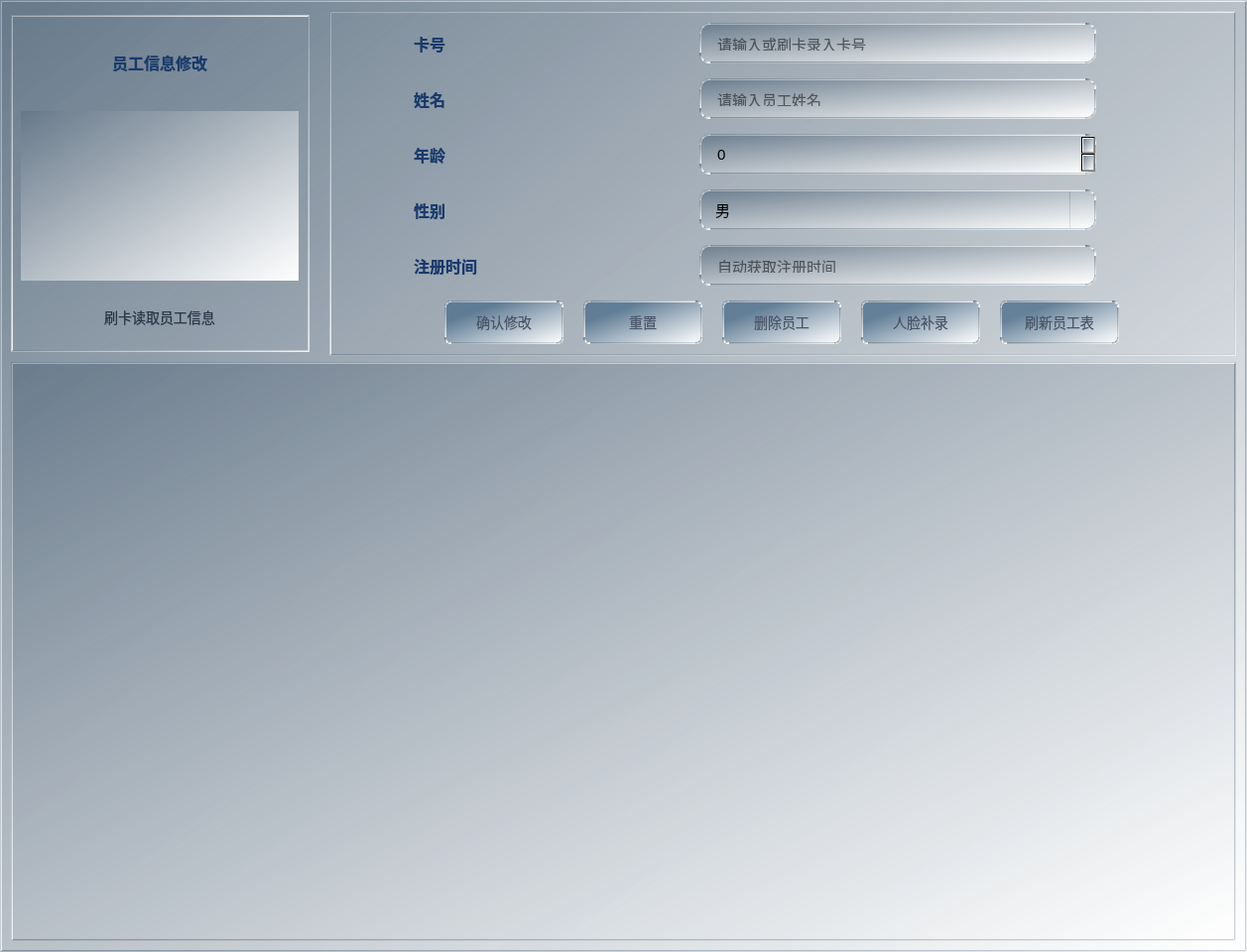
<?xml version="1.0" encoding="UTF-8"?>
<ui version="4.0">
 <class>UserModifyWidget</class>
 <widget class="QWidget" name="UserModifyWidget">
  <property name="geometry">
   <rect>
    <x>0</x>
    <y>0</y>
    <width>1257</width>
    <height>960</height>
   </rect>
  </property>
  <property name="windowTitle">
   <string>Form</string>
  </property>
  <property name="styleSheet">
   <string notr="true">QWidget {
    font-family: &quot;Microsoft YaHei&quot;, &quot;微软雅黑&quot;, &quot;PingFang SC&quot;, sans-serif;
    font-size: 14px;
    color: #2D3748;
	border: 2px solid qlineargradient(spread:pad, x1:0, y1:0, x2:1, y2:1, stop:0 rgba(100, 118, 135, 217), stop:1 rgba(255, 255, 255, 255));
}
QWidget#UserModifyWidget{
    background: qlineargradient(spread:pad, x1:0, y1:0, x2:1, y2:1, stop:0 rgba(100, 118, 135, 217), stop:1 rgba(255, 255, 255, 255));
}</string>
  </property>
  <layout class="QGridLayout" name="gridLayout">
   <item row="0" column="0">
    <layout class="QHBoxLayout" name="topHorizontalLayout">
     <property name="spacing">
      <number>20</number>
     </property>
     <item>
      <widget class="QFrame" name="cardFrame">
       <property name="minimumSize">
        <size>
         <width>301</width>
         <height>340</height>
        </size>
       </property>
       <property name="maximumSize">
        <size>
         <width>301</width>
         <height>340</height>
        </size>
       </property>
       <property name="styleSheet">
        <string notr="true">QFrame#cardFrame{
    background: transparent;
    border: 2px solid qlineargradient(spread:pad, x1:0, y1:0, x2:1, y2:1, stop:0 rgba(100, 118, 135, 217), stop:1 rgba(255, 255, 255, 255));
}</string>
       </property>
       <property name="frameShape">
        <enum>QFrame::StyledPanel</enum>
       </property>
       <property name="frameShadow">
        <enum>QFrame::Raised</enum>
       </property>
       <widget class="QWidget" name="cardVerticalLayoutWidget">
        <property name="geometry">
         <rect>
          <x>0</x>
          <y>0</y>
          <width>301</width>
          <height>340</height>
         </rect>
        </property>
        <layout class="QVBoxLayout" name="cardVerticalLayout">
         <property name="spacing">
          <number>10</number>
         </property>
         <property name="leftMargin">
          <number>10</number>
         </property>
         <property name="topMargin">
          <number>10</number>
         </property>
         <property name="rightMargin">
          <number>10</number>
         </property>
         <property name="bottomMargin">
          <number>10</number>
         </property>
         <item>
          <widget class="QLabel" name="cardTitleLabel">
           <property name="minimumSize">
            <size>
             <width>160</width>
             <height>45</height>
            </size>
           </property>
           <property name="maximumSize">
            <size>
             <width>280</width>
             <height>45</height>
            </size>
           </property>
           <property name="styleSheet">
            <string notr="true">QLabel{
    border:none;
    font-size: 16px;
    font-weight: bold;
    color: #1A3A6B;
    qproperty-alignment: AlignCenter;
    background:transparent;
}</string>
           </property>
           <property name="text">
            <string>&lt;html&gt;&lt;head/&gt;&lt;body&gt;&lt;p align=&quot;center&quot;&gt;&lt;span style=&quot; font-size:12pt;&quot;&gt;员工信息修改&lt;/span&gt;&lt;/p&gt;&lt;/body&gt;&lt;/html&gt;</string>
           </property>
          </widget>
         </item>
         <item>
          <widget class="QLabel" name="cardLogoLabel">
           <property name="minimumSize">
            <size>
             <width>261</width>
             <height>171</height>
            </size>
           </property>
           <property name="maximumSize">
            <size>
             <width>280</width>
             <height>171</height>
            </size>
           </property>
           <property name="styleSheet">
            <string notr="true">QLabel{
    border:none;
    background:qlineargradient(spread:pad, x1:0, y1:0, x2:1, y2:1, stop:0 rgba(100, 118, 135, 217), stop:1 rgba(255, 255, 255, 255));
}</string>
           </property>
           <property name="text">
            <string/>
           </property>
           <property name="pixmap">
            <pixmap resource="src.qrc">:/image/ICcard.png</pixmap>
           </property>
           <property name="scaledContents">
            <bool>true</bool>
           </property>
          </widget>
         </item>
         <item>
          <widget class="QLabel" name="cardPromptLabel">
           <property name="minimumSize">
            <size>
             <width>151</width>
             <height>20</height>
            </size>
           </property>
           <property name="maximumSize">
            <size>
             <width>280</width>
             <height>20</height>
            </size>
           </property>
           <property name="styleSheet">
            <string notr="true">QLabel{
    border:none;
    background:transparent;
}</string>
           </property>
           <property name="text">
            <string>&lt;html&gt;&lt;head/&gt;&lt;body&gt;&lt;p align=&quot;center&quot;&gt;刷卡读取员工信息&lt;/p&gt;&lt;/body&gt;&lt;/html&gt;</string>
           </property>
          </widget>
         </item>
        </layout>
       </widget>
      </widget>
     </item>
     <item>
      <widget class="QFrame" name="editFormFrame">
       <property name="minimumSize">
        <size>
         <width>0</width>
         <height>340</height>
        </size>
       </property>
       <property name="styleSheet">
        <string notr="true">QFrame#editFormFrame{
    background: transparent;
	border: 2px solid qlineargradient(spread:pad, x1:0, y1:0, x2:1, y2:1, stop:0 rgba(100, 118, 135, 217), stop:1 rgba(255, 255, 255, 255));
}</string>
       </property>
       <property name="frameShape">
        <enum>QFrame::StyledPanel</enum>
       </property>
       <property name="frameShadow">
        <enum>QFrame::Raised</enum>
       </property>
       <layout class="QGridLayout" name="formGridLayout">
        <property name="leftMargin">
         <number>20</number>
        </property>
        <property name="topMargin">
         <number>10</number>
        </property>
        <property name="rightMargin">
         <number>20</number>
        </property>
        <property name="bottomMargin">
         <number>10</number>
        </property>
        <property name="spacing">
         <number>15</number>
        </property>
        <item row="0" column="0">
         <widget class="QLabel" name="cardNumLabel">
          <property name="minimumSize">
           <size>
            <width>80</width>
            <height>41</height>
           </size>
          </property>
          <property name="maximumSize">
           <size>
            <width>100</width>
            <height>41</height>
           </size>
          </property>
          <property name="styleSheet">
           <string notr="true">QLabel{
    border:none;
    font-size: 16px;
    font-weight: bold;
    color: #1A3A6B;
    qproperty-alignment: AlignCenter;
    background:transparent;
}</string>
          </property>
          <property name="text">
           <string>卡号</string>
          </property>
         </widget>
        </item>
        <item row="0" column="1">
         <widget class="QLineEdit" name="cardNumEdit">
          <property name="minimumSize">
           <size>
            <width>0</width>
            <height>41</height>
           </size>
          </property>
          <property name="maximumSize">
           <size>
            <width>400</width>
            <height>41</height>
           </size>
          </property>
          <property name="styleSheet">
           <string notr="true">QLineEdit{
    background-color: qlineargradient(spread:pad, x1:0, y1:0, x2:1, y2:1, stop:0 rgba(100, 118, 135, 217), stop:1 rgba(255, 255, 255, 255));
    border: 2px solid qlineargradient(spread:pad, x1:0, y1:0, x2:1, y2:1, stop:0 rgba(100, 118, 135, 217), stop:1 rgba(255, 255, 255, 255));
    border-radius: 10px;
    padding: 11px 14px;
    font-size: 15px;
    color: rgb(0, 0, 0);
}
QLineEdit:focus{
    border: 1px solid #348aff;
}
QLineEdit::placeholder{
    color: #888888;
}</string>
          </property>
          <property name="readOnly">
           <bool>false</bool>
          </property>
          <property name="placeholderText">
           <string>请输入或刷卡录入卡号</string>
          </property>
         </widget>
        </item>
        <item row="1" column="0">
         <widget class="QLabel" name="nameLabel">
          <property name="minimumSize">
           <size>
            <width>80</width>
            <height>41</height>
           </size>
          </property>
          <property name="maximumSize">
           <size>
            <width>100</width>
            <height>41</height>
           </size>
          </property>
          <property name="styleSheet">
           <string notr="true">QLabel{
    border:none;
    font-size: 16px;
    font-weight: bold;
    color: #1A3A6B;
    qproperty-alignment: AlignCenter;
    background:transparent;
}</string>
          </property>
          <property name="text">
           <string>姓名</string>
          </property>
         </widget>
        </item>
        <item row="1" column="1">
         <widget class="QLineEdit" name="nameEdit">
          <property name="minimumSize">
           <size>
            <width>0</width>
            <height>41</height>
           </size>
          </property>
          <property name="maximumSize">
           <size>
            <width>400</width>
            <height>41</height>
           </size>
          </property>
          <property name="styleSheet">
           <string notr="true">QLineEdit{
    background-color: qlineargradient(spread:pad, x1:0, y1:0, x2:1, y2:1, stop:0 rgba(100, 118, 135, 217), stop:1 rgba(255, 255, 255, 255));
    border: 2px solid qlineargradient(spread:pad, x1:0, y1:0, x2:1, y2:1, stop:0 rgba(100, 118, 135, 217), stop:1 rgba(255, 255, 255, 255));
    border-radius: 10px;
    padding: 11px 14px;
    font-size: 15px;
    color: rgb(0, 0, 0);
}
QLineEdit:focus{
    border: 1px solid #348aff;
}
QLineEdit::placeholder{
    color: #888888;
}</string>
          </property>
          <property name="placeholderText">
           <string>请输入员工姓名</string>
          </property>
         </widget>
        </item>
        <item row="2" column="0">
         <widget class="QLabel" name="ageLabel">
          <property name="minimumSize">
           <size>
            <width>80</width>
            <height>41</height>
           </size>
          </property>
          <property name="maximumSize">
           <size>
            <width>100</width>
            <height>41</height>
           </size>
          </property>
          <property name="styleSheet">
           <string notr="true">QLabel{
    border:none;
    font-size: 16px;
    font-weight: bold;
    color: #1A3A6B;
    qproperty-alignment: AlignCenter;
    background:transparent;
}</string>
          </property>
          <property name="text">
           <string>年龄</string>
          </property>
         </widget>
        </item>
        <item row="2" column="1">
         <widget class="QSpinBox" name="ageSpinBox">
          <property name="minimumSize">
           <size>
            <width>0</width>
            <height>41</height>
           </size>
          </property>
          <property name="maximumSize">
           <size>
            <width>400</width>
            <height>41</height>
           </size>
          </property>
          <property name="styleSheet">
           <string notr="true">QSpinBox{
    background-color: qlineargradient(spread:pad, x1:0, y1:0, x2:1, y2:1, stop:0 rgba(100, 118, 135, 217), stop:1 rgba(255, 255, 255, 255));
    border: 2px solid qlineargradient(spread:pad, x1:0, y1:0, x2:1, y2:1, stop:0 rgba(100, 118, 135, 217), stop:1 rgba(255, 255, 255, 255));
    border-radius: 10px;
    padding: 8px 14px;
    font-size: 15px;
    color: rgb(0, 0, 0);
}
QSpinBox:focus{
    border: 1px solid #348aff;
}</string>
          </property>
          <property name="minimum">
           <number>0</number>
          </property>
          <property name="maximum">
           <number>100</number>
          </property>
         </widget>
        </item>
        <item row="3" column="0">
         <widget class="QLabel" name="sexLabel">
          <property name="minimumSize">
           <size>
            <width>80</width>
            <height>41</height>
           </size>
          </property>
          <property name="maximumSize">
           <size>
            <width>100</width>
            <height>41</height>
           </size>
          </property>
          <property name="styleSheet">
           <string notr="true">QLabel{
    border:none;
    font-size: 16px;
    font-weight: bold;
    color: #1A3A6B;
    qproperty-alignment: AlignCenter;
    background:transparent;
}</string>
          </property>
          <property name="text">
           <string>性别</string>
          </property>
         </widget>
        </item>
        <item row="3" column="1">
         <widget class="QComboBox" name="sexComboBox">
          <property name="minimumSize">
           <size>
            <width>0</width>
            <height>41</height>
           </size>
          </property>
          <property name="maximumSize">
           <size>
            <width>400</width>
            <height>41</height>
           </size>
          </property>
          <property name="styleSheet">
           <string notr="true">QComboBox{
    background-color: qlineargradient(spread:pad, x1:0, y1:0, x2:1, y2:1, stop:0 rgba(100, 118, 135, 217), stop:1 rgba(255, 255, 255, 255));
    border: 2px solid qlineargradient(spread:pad, x1:0, y1:0, x2:1, y2:1, stop:0 rgba(100, 118, 135, 217), stop:1 rgba(255, 255, 255, 255));
    border-radius: 10px;
    padding: 8px 14px;
    font-size: 15px;
    color: rgb(0, 0, 0);
}
QComboBox:focus{
    border: 1px solid #348aff;
}
QComboBox::drop-down{
    subcontrol-origin: padding;
    subcontrol-position: top right;
    width: 24px;
    border-left: 1px solid qlineargradient(spread:pad, x1:0, y1:0, x2:1, y2:1, stop:0 rgba(100, 118, 135, 217), stop:1 rgba(255, 255, 255, 255));
    border-top-right-radius: 10px;
    border-bottom-right-radius: 10px;
}</string>
          </property>
          <item>
           <property name="text">
            <string>男</string>
           </property>
          </item>
          <item>
           <property name="text">
            <string>女</string>
           </property>
          </item>
         </widget>
        </item>
        <item row="4" column="0">
         <widget class="QLabel" name="registerTimeLabel">
          <property name="minimumSize">
           <size>
            <width>80</width>
            <height>41</height>
           </size>
          </property>
          <property name="maximumSize">
           <size>
            <width>100</width>
            <height>41</height>
           </size>
          </property>
          <property name="styleSheet">
           <string notr="true">QLabel{
    border:none;
    font-size: 16px;
    font-weight: bold;
    color: #1A3A6B;
    qproperty-alignment: AlignCenter;
    background:transparent;
}</string>
          </property>
          <property name="text">
           <string>注册时间</string>
          </property>
         </widget>
        </item>
        <item row="4" column="1">
         <widget class="QLineEdit" name="registerTimeEdit">
          <property name="minimumSize">
           <size>
            <width>0</width>
            <height>41</height>
           </size>
          </property>
          <property name="maximumSize">
           <size>
            <width>400</width>
            <height>41</height>
           </size>
          </property>
          <property name="styleSheet">
           <string notr="true">QLineEdit{
    background-color: qlineargradient(spread:pad, x1:0, y1:0, x2:1, y2:1, stop:0 rgba(100, 118, 135, 217), stop:1 rgba(255, 255, 255, 255));
    border: 2px solid qlineargradient(spread:pad, x1:0, y1:0, x2:1, y2:1, stop:0 rgba(100, 118, 135, 217), stop:1 rgba(255, 255, 255, 255));
    border-radius: 10px;
    padding: 11px 14px;
    font-size: 15px;
    color: rgb(0, 0, 0);
}
QLineEdit:focus{
    border: 1px solid #348aff;
}
QLineEdit::placeholder{
    color: #888888;
}</string>
          </property>
          <property name="readOnly">
           <bool>true</bool>
          </property>
          <property name="placeholderText">
           <string>自动获取注册时间</string>
          </property>
         </widget>
        </item>
        <item row="5" column="0" colspan="2">
         <layout class="QHBoxLayout" name="buttonHorizontalLayout">
          <property name="spacing">
           <number>20</number>
          </property>
          <item>
           <spacer name="horizontalSpacer">
            <property name="orientation">
             <enum>Qt::Horizontal</enum>
            </property>
            <property name="sizeHint" stdset="0">
             <size>
              <width>40</width>
              <height>20</height>
             </size>
            </property>
           </spacer>
          </item>
          <item>
           <widget class="QPushButton" name="confirmModifyButton">
            <property name="minimumSize">
             <size>
              <width>120</width>
              <height>44</height>
             </size>
            </property>
            <property name="maximumSize">
             <size>
              <width>160</width>
              <height>48</height>
             </size>
            </property>
            <property name="styleSheet">
             <string notr="true">QPushButton
{
	background: qlineargradient(spread:pad, x1:0, y1:0, x2:1, y2:1, stop:0.248927 rgba(85, 116, 143, 217), stop:1 rgba(255, 255, 255, 255));
	color: rgb(74, 85, 104);
	border: 2px solid qlineargradient(spread:pad, x1:0, y1:0, x2:1, y2:1, stop:0 rgba(100, 118, 135, 217), stop:1 rgba(255, 255, 255, 255));
	border-radius: 6px;
	font-size: 14px;
	font: 63 9pt &quot;Bahnschrift SemiBold SemiConden&quot;;
}
QPushButton:hover {
    background: qlineargradient(spread:pad, x1:0, y1:0, x2:1, y2:1, stop:0 rgba(100, 118, 135, 217), stop:1 rgba(255, 255, 255, 255));
    color: #1A3A6B;
}

QPushButton:pressed {
    background: qlineargradient(spread:pad, x1:0, y1:0, x2:1, y2:1, stop:0 rgba(100, 118, 135, 217), stop:1 rgba(255, 255, 255, 255));
	color: #1A3A6B;
    font-weight: bold;
}</string>
            </property>
            <property name="text">
             <string>确认修改</string>
            </property>
           </widget>
          </item>
          <item>
           <widget class="QPushButton" name="resetButton">
            <property name="minimumSize">
             <size>
              <width>120</width>
              <height>44</height>
             </size>
            </property>
            <property name="maximumSize">
             <size>
              <width>160</width>
              <height>48</height>
             </size>
            </property>
            <property name="styleSheet">
             <string notr="true">QPushButton
{
	background: qlineargradient(spread:pad, x1:0, y1:0, x2:1, y2:1, stop:0.248927 rgba(85, 116, 143, 217), stop:1 rgba(255, 255, 255, 255));
	color: rgb(74, 85, 104);
	border: 2px solid qlineargradient(spread:pad, x1:0, y1:0, x2:1, y2:1, stop:0 rgba(100, 118, 135, 217), stop:1 rgba(255, 255, 255, 255));
	border-radius: 6px;
	font-size: 14px;
	font: 63 9pt &quot;Bahnschrift SemiBold SemiConden&quot;;
}
QPushButton:hover {
    background: qlineargradient(spread:pad, x1:0, y1:0, x2:1, y2:1, stop:0 rgba(100, 118, 135, 217), stop:1 rgba(255, 255, 255, 255));
    color: #1A3A6B;
}

QPushButton:pressed {
    background: qlineargradient(spread:pad, x1:0, y1:0, x2:1, y2:1, stop:0 rgba(100, 118, 135, 217), stop:1 rgba(255, 255, 255, 255));
	color: #1A3A6B;
    font-weight: bold;
}</string>
            </property>
            <property name="text">
             <string>重置</string>
            </property>
           </widget>
          </item>
          <item>
           <widget class="QPushButton" name="deleteEmployeeButton">
            <property name="minimumSize">
             <size>
              <width>120</width>
              <height>44</height>
             </size>
            </property>
            <property name="maximumSize">
             <size>
              <width>160</width>
              <height>48</height>
             </size>
            </property>
            <property name="styleSheet">
             <string notr="true">QPushButton
{
	background: qlineargradient(spread:pad, x1:0, y1:0, x2:1, y2:1, stop:0.248927 rgba(85, 116, 143, 217), stop:1 rgba(255, 255, 255, 255));
	color: rgb(74, 85, 104);
	border: 2px solid qlineargradient(spread:pad, x1:0, y1:0, x2:1, y2:1, stop:0 rgba(100, 118, 135, 217), stop:1 rgba(255, 255, 255, 255));
	border-radius: 6px;
	font-size: 14px;
	font: 63 9pt &quot;Bahnschrift SemiBold SemiConden&quot;;
}
QPushButton:hover {
    background: qlineargradient(spread:pad, x1:0, y1:0, x2:1, y2:1, stop:0 rgba(100, 118, 135, 217), stop:1 rgba(255, 255, 255, 255));
    color: #1A3A6B;
}

QPushButton:pressed {
    background: qlineargradient(spread:pad, x1:0, y1:0, x2:1, y2:1, stop:0 rgba(100, 118, 135, 217), stop:1 rgba(255, 255, 255, 255));
	color: #1A3A6B;
    font-weight: bold;
}</string>
            </property>
            <property name="text">
             <string>删除员工</string>
            </property>
           </widget>
          </item>
          <item>
           <widget class="QPushButton" name="captureFaceBtn">
            <property name="minimumSize">
             <size>
              <width>120</width>
              <height>44</height>
             </size>
            </property>
            <property name="maximumSize">
             <size>
              <width>160</width>
              <height>48</height>
             </size>
            </property>
            <property name="styleSheet">
             <string notr="true">QPushButton
{
	background: qlineargradient(spread:pad, x1:0, y1:0, x2:1, y2:1, stop:0.248927 rgba(85, 116, 143, 217), stop:1 rgba(255, 255, 255, 255));
	color: rgb(74, 85, 104);
	border: 2px solid qlineargradient(spread:pad, x1:0, y1:0, x2:1, y2:1, stop:0 rgba(100, 118, 135, 217), stop:1 rgba(255, 255, 255, 255));
	border-radius: 6px;
	font-size: 14px;
	font: 63 9pt &quot;Bahnschrift SemiBold SemiConden&quot;;
}
QPushButton:hover {
    background: qlineargradient(spread:pad, x1:0, y1:0, x2:1, y2:1, stop:0 rgba(100, 118, 135, 217), stop:1 rgba(255, 255, 255, 255));
    color: #1A3A6B;
}

QPushButton:pressed {
    background: qlineargradient(spread:pad, x1:0, y1:0, x2:1, y2:1, stop:0 rgba(100, 118, 135, 217), stop:1 rgba(255, 255, 255, 255));
	color: #1A3A6B;
    font-weight: bold;
}</string>
            </property>
            <property name="text">
             <string>人脸补录</string>
            </property>
           </widget>
          </item>
          <item>
           <widget class="QPushButton" name="refrshUserTableButton">
            <property name="minimumSize">
             <size>
              <width>120</width>
              <height>44</height>
             </size>
            </property>
            <property name="maximumSize">
             <size>
              <width>160</width>
              <height>48</height>
             </size>
            </property>
            <property name="styleSheet">
             <string notr="true">QPushButton
{
	background: qlineargradient(spread:pad, x1:0, y1:0, x2:1, y2:1, stop:0.248927 rgba(85, 116, 143, 217), stop:1 rgba(255, 255, 255, 255));
	color: rgb(74, 85, 104);
	border: 2px solid qlineargradient(spread:pad, x1:0, y1:0, x2:1, y2:1, stop:0 rgba(100, 118, 135, 217), stop:1 rgba(255, 255, 255, 255));
	border-radius: 6px;
	font-size: 14px;
	font: 63 9pt &quot;Bahnschrift SemiBold SemiConden&quot;;
}
QPushButton:hover {
    background: qlineargradient(spread:pad, x1:0, y1:0, x2:1, y2:1, stop:0 rgba(100, 118, 135, 217), stop:1 rgba(255, 255, 255, 255));
    color: #1A3A6B;
}

QPushButton:pressed {
    background: qlineargradient(spread:pad, x1:0, y1:0, x2:1, y2:1, stop:0 rgba(100, 118, 135, 217), stop:1 rgba(255, 255, 255, 255));
	color: #1A3A6B;
    font-weight: bold;
}</string>
            </property>
            <property name="text">
             <string>刷新员工表</string>
            </property>
           </widget>
          </item>
          <item>
           <spacer name="buttonHorizontalSpacer">
            <property name="orientation">
             <enum>Qt::Horizontal</enum>
            </property>
            <property name="sizeHint" stdset="0">
             <size>
              <width>40</width>
              <height>20</height>
             </size>
            </property>
           </spacer>
          </item>
         </layout>
        </item>
       </layout>
      </widget>
     </item>
    </layout>
   </item>
   <item row="1" column="0">
    <widget class="QTableView" name="userInfoTableView">
     <property name="styleSheet">
      <string notr="true">QTableView{
    background: qlineargradient(spread:pad, x1:0, y1:0, x2:1, y2:1, stop:0 rgba(100, 118, 135, 217), stop:1 rgba(255, 255, 255, 255));
    border: 2px solid qlineargradient(spread:pad, x1:0, y1:0, x2:1, y2:1, stop:0 rgba(100, 118, 135, 217), stop:1 rgba(255, 255, 255, 255));
    gridline-color: rgba(100, 118, 135, 80);
}
QTableView::item:selected{
    background: qlineargradient(spread:pad, x1:0, y1:0, x2:1, y2:1, stop:0 rgba(100, 118, 135, 217), stop:1 rgba(255, 255, 255, 255));
    color: #1A3A6B;
}
QHeaderView::section{
    background: qlineargradient(spread:pad, x1:0, y1:0, x2:1, y2:1, stop:0 rgba(100, 118, 135, 217), stop:1 rgba(255, 255, 255, 255));
    color: #1A3A6B;
    font-weight: bold;
    font-size: 14px;
    padding: 8px;
    border: none;
    border-bottom: 2px solid rgba(100, 118, 135, 80);
}</string>
     </property>
    </widget>
   </item>
  </layout>
 </widget>
 <resources>
  <include location="src.qrc"/>
 </resources>
 <connections/>
</ui>
